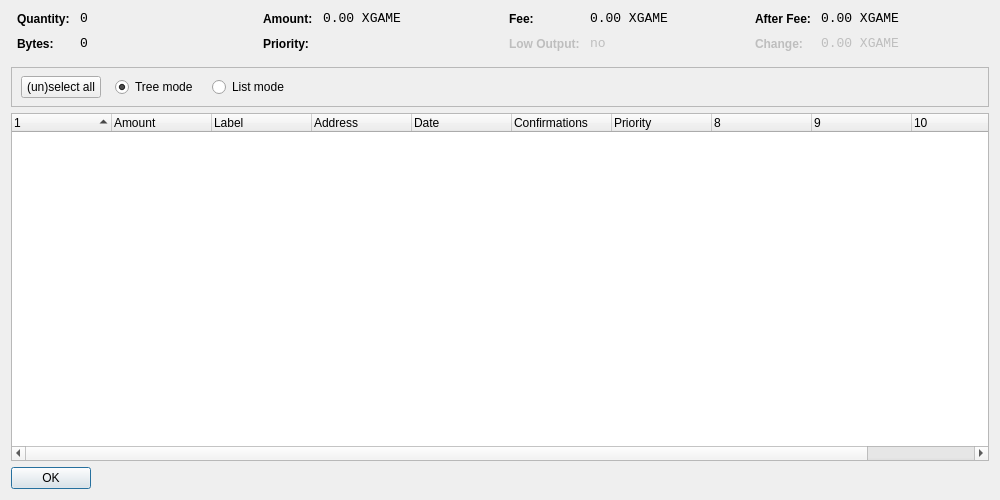
<?xml version="1.0" encoding="UTF-8"?>
<ui version="4.0">
 <class>CoinControlDialog</class>
 <widget class="QDialog" name="CoinControlDialog">
  <property name="geometry">
   <rect>
    <x>0</x>
    <y>0</y>
    <width>1000</width>
    <height>500</height>
   </rect>
  </property>
  <property name="windowTitle">
   <string>Coin Control</string>
  </property>
  <layout class="QVBoxLayout" name="verticalLayout">
   <item>
    <layout class="QHBoxLayout" name="horizontalLayoutTop" stretch="0,0,0,0">
     <property name="topMargin">
      <number>0</number>
     </property>
     <property name="bottomMargin">
      <number>10</number>
     </property>
     <item>
      <layout class="QFormLayout" name="formLayoutCoinControl1">
       <property name="horizontalSpacing">
        <number>10</number>
       </property>
       <property name="verticalSpacing">
        <number>10</number>
       </property>
       <property name="leftMargin">
        <number>6</number>
       </property>
       <property name="rightMargin">
        <number>6</number>
       </property>
       <item row="0" column="0">
        <widget class="QLabel" name="labelCoinControlQuantityText">
         <property name="styleSheet">
          <string notr="true">font-weight:bold;</string>
         </property>
         <property name="text">
          <string>Quantity:</string>
         </property>
        </widget>
       </item>
       <item row="0" column="1">
        <widget class="QLabel" name="labelCoinControlQuantity">
         <property name="font">
          <font>
           <family>Monospace</family>
           <pointsize>10</pointsize>
          </font>
         </property>
         <property name="cursor">
          <cursorShape>IBeamCursor</cursorShape>
         </property>
         <property name="contextMenuPolicy">
          <enum>Qt::ActionsContextMenu</enum>
         </property>
         <property name="text">
          <string notr="true">0</string>
         </property>
         <property name="textInteractionFlags">
          <set>Qt::LinksAccessibleByMouse|Qt::TextSelectableByKeyboard|Qt::TextSelectableByMouse</set>
         </property>
        </widget>
       </item>
       <item row="1" column="0">
        <widget class="QLabel" name="labelCoinControlBytesText">
         <property name="styleSheet">
          <string notr="true">font-weight:bold;</string>
         </property>
         <property name="text">
          <string>Bytes:</string>
         </property>
        </widget>
       </item>
       <item row="1" column="1">
        <widget class="QLabel" name="labelCoinControlBytes">
         <property name="font">
          <font>
           <family>Monospace</family>
           <pointsize>10</pointsize>
          </font>
         </property>
         <property name="cursor">
          <cursorShape>IBeamCursor</cursorShape>
         </property>
         <property name="contextMenuPolicy">
          <enum>Qt::ActionsContextMenu</enum>
         </property>
         <property name="text">
          <string notr="true">0</string>
         </property>
         <property name="textInteractionFlags">
          <set>Qt::LinksAccessibleByMouse|Qt::TextSelectableByKeyboard|Qt::TextSelectableByMouse</set>
         </property>
        </widget>
       </item>
      </layout>
     </item>
     <item>
      <layout class="QFormLayout" name="formLayoutCoinControl2">
       <property name="horizontalSpacing">
        <number>10</number>
       </property>
       <property name="verticalSpacing">
        <number>10</number>
       </property>
       <property name="leftMargin">
        <number>6</number>
       </property>
       <property name="rightMargin">
        <number>6</number>
       </property>
       <item row="0" column="0">
        <widget class="QLabel" name="labelCoinControlAmountText">
         <property name="styleSheet">
          <string notr="true">font-weight:bold;</string>
         </property>
         <property name="text">
          <string>Amount:</string>
         </property>
        </widget>
       </item>
       <item row="0" column="1">
        <widget class="QLabel" name="labelCoinControlAmount">
         <property name="font">
          <font>
           <family>Monospace</family>
           <pointsize>10</pointsize>
          </font>
         </property>
         <property name="cursor">
          <cursorShape>IBeamCursor</cursorShape>
         </property>
         <property name="contextMenuPolicy">
          <enum>Qt::ActionsContextMenu</enum>
         </property>
         <property name="text">
          <string notr="true">0.00 XGAME</string>
         </property>
         <property name="textInteractionFlags">
          <set>Qt::LinksAccessibleByMouse|Qt::TextSelectableByKeyboard|Qt::TextSelectableByMouse</set>
         </property>
        </widget>
       </item>
       <item row="1" column="0">
        <widget class="QLabel" name="labelCoinControlPriorityText">
         <property name="styleSheet">
          <string notr="true">font-weight:bold;</string>
         </property>
         <property name="text">
          <string>Priority:</string>
         </property>
        </widget>
       </item>
       <item row="1" column="1">
        <widget class="QLabel" name="labelCoinControlPriority">
         <property name="font">
          <font>
           <family>Monospace</family>
           <pointsize>10</pointsize>
          </font>
         </property>
         <property name="cursor">
          <cursorShape>IBeamCursor</cursorShape>
         </property>
         <property name="contextMenuPolicy">
          <enum>Qt::ActionsContextMenu</enum>
         </property>
         <property name="text">
          <string/>
         </property>
         <property name="textInteractionFlags">
          <set>Qt::LinksAccessibleByMouse|Qt::TextSelectableByKeyboard|Qt::TextSelectableByMouse</set>
         </property>
        </widget>
       </item>
      </layout>
     </item>
     <item>
      <layout class="QFormLayout" name="formLayoutCoinControl3">
       <property name="horizontalSpacing">
        <number>10</number>
       </property>
       <property name="verticalSpacing">
        <number>10</number>
       </property>
       <property name="leftMargin">
        <number>6</number>
       </property>
       <property name="rightMargin">
        <number>6</number>
       </property>
       <item row="0" column="0">
        <widget class="QLabel" name="labelCoinControlFeeText">
         <property name="styleSheet">
          <string notr="true">font-weight:bold;</string>
         </property>
         <property name="text">
          <string>Fee:</string>
         </property>
        </widget>
       </item>
       <item row="0" column="1">
        <widget class="QLabel" name="labelCoinControlFee">
         <property name="font">
          <font>
           <family>Monospace</family>
           <pointsize>10</pointsize>
          </font>
         </property>
         <property name="cursor">
          <cursorShape>IBeamCursor</cursorShape>
         </property>
         <property name="contextMenuPolicy">
          <enum>Qt::ActionsContextMenu</enum>
         </property>
         <property name="text">
          <string notr="true">0.00 XGAME</string>
         </property>
         <property name="textInteractionFlags">
          <set>Qt::LinksAccessibleByMouse|Qt::TextSelectableByKeyboard|Qt::TextSelectableByMouse</set>
         </property>
        </widget>
       </item>
       <item row="1" column="0">
        <widget class="QLabel" name="labelCoinControlLowOutputText">
         <property name="enabled">
          <bool>false</bool>
         </property>
         <property name="styleSheet">
          <string notr="true">font-weight:bold;</string>
         </property>
         <property name="text">
          <string>Low Output:</string>
         </property>
        </widget>
       </item>
       <item row="1" column="1">
        <widget class="QLabel" name="labelCoinControlLowOutput">
         <property name="enabled">
          <bool>false</bool>
         </property>
         <property name="font">
          <font>
           <family>Monospace</family>
           <pointsize>10</pointsize>
          </font>
         </property>
         <property name="cursor">
          <cursorShape>IBeamCursor</cursorShape>
         </property>
         <property name="contextMenuPolicy">
          <enum>Qt::ActionsContextMenu</enum>
         </property>
         <property name="text">
          <string notr="true">no</string>
         </property>
         <property name="textInteractionFlags">
          <set>Qt::LinksAccessibleByMouse|Qt::TextSelectableByKeyboard|Qt::TextSelectableByMouse</set>
         </property>
        </widget>
       </item>
      </layout>
     </item>
     <item>
      <layout class="QFormLayout" name="formLayoutCoinControl4">
       <property name="horizontalSpacing">
        <number>10</number>
       </property>
       <property name="verticalSpacing">
        <number>10</number>
       </property>
       <property name="leftMargin">
        <number>6</number>
       </property>
       <property name="rightMargin">
        <number>6</number>
       </property>
       <item row="0" column="0">
        <widget class="QLabel" name="labelCoinControlAfterFeeText">
         <property name="styleSheet">
          <string notr="true">font-weight:bold;</string>
         </property>
         <property name="text">
          <string>After Fee:</string>
         </property>
        </widget>
       </item>
       <item row="0" column="1">
        <widget class="QLabel" name="labelCoinControlAfterFee">
         <property name="font">
          <font>
           <family>Monospace</family>
           <pointsize>10</pointsize>
          </font>
         </property>
         <property name="cursor">
          <cursorShape>IBeamCursor</cursorShape>
         </property>
         <property name="contextMenuPolicy">
          <enum>Qt::ActionsContextMenu</enum>
         </property>
         <property name="text">
          <string notr="true">0.00 XGAME</string>
         </property>
         <property name="textInteractionFlags">
          <set>Qt::LinksAccessibleByMouse|Qt::TextSelectableByKeyboard|Qt::TextSelectableByMouse</set>
         </property>
        </widget>
       </item>
       <item row="1" column="0">
        <widget class="QLabel" name="labelCoinControlChangeText">
         <property name="enabled">
          <bool>false</bool>
         </property>
         <property name="styleSheet">
          <string notr="true">font-weight:bold;</string>
         </property>
         <property name="text">
          <string>Change:</string>
         </property>
        </widget>
       </item>
       <item row="1" column="1">
        <widget class="QLabel" name="labelCoinControlChange">
         <property name="enabled">
          <bool>false</bool>
         </property>
         <property name="font">
          <font>
           <family>Monospace</family>
           <pointsize>10</pointsize>
          </font>
         </property>
         <property name="cursor">
          <cursorShape>IBeamCursor</cursorShape>
         </property>
         <property name="contextMenuPolicy">
          <enum>Qt::ActionsContextMenu</enum>
         </property>
         <property name="text">
          <string notr="true">0.00 XGAME</string>
         </property>
         <property name="textInteractionFlags">
          <set>Qt::LinksAccessibleByMouse|Qt::TextSelectableByKeyboard|Qt::TextSelectableByMouse</set>
         </property>
        </widget>
       </item>
      </layout>
     </item>
    </layout>
   </item>
   <item>
    <widget class="QFrame" name="frame">
     <property name="minimumSize">
      <size>
       <width>0</width>
       <height>40</height>
      </size>
     </property>
     <property name="frameShape">
      <enum>QFrame::StyledPanel</enum>
     </property>
     <property name="frameShadow">
      <enum>QFrame::Sunken</enum>
     </property>
     <widget class="QWidget" name="horizontalLayoutWidget">
      <property name="geometry">
       <rect>
        <x>10</x>
        <y>0</y>
        <width>781</width>
        <height>41</height>
       </rect>
      </property>
      <layout class="QHBoxLayout" name="horizontalLayoutPanel" stretch="0,0,0,0,0">
       <property name="spacing">
        <number>14</number>
       </property>
       <item>
        <widget class="QPushButton" name="pushButtonSelectAll">
         <property name="sizePolicy">
          <sizepolicy hsizetype="Maximum" vsizetype="Fixed">
           <horstretch>0</horstretch>
           <verstretch>0</verstretch>
          </sizepolicy>
         </property>
         <property name="text">
          <string>(un)select all</string>
         </property>
        </widget>
       </item>
       <item>
        <widget class="QRadioButton" name="radioTreeMode">
         <property name="sizePolicy">
          <sizepolicy hsizetype="Maximum" vsizetype="Fixed">
           <horstretch>0</horstretch>
           <verstretch>0</verstretch>
          </sizepolicy>
         </property>
         <property name="text">
          <string>Tree mode</string>
         </property>
         <property name="checked">
          <bool>true</bool>
         </property>
        </widget>
       </item>
       <item>
        <widget class="QRadioButton" name="radioListMode">
         <property name="sizePolicy">
          <sizepolicy hsizetype="Maximum" vsizetype="Fixed">
           <horstretch>0</horstretch>
           <verstretch>0</verstretch>
          </sizepolicy>
         </property>
         <property name="text">
          <string>List mode</string>
         </property>
        </widget>
       </item>
       <item>
        <spacer name="horizontalSpacer">
         <property name="orientation">
          <enum>Qt::Horizontal</enum>
         </property>
         <property name="sizeHint" stdset="0">
          <size>
           <width>40</width>
           <height>20</height>
          </size>
         </property>
        </spacer>
       </item>
      </layout>
     </widget>
    </widget>
   </item>
   <item>
    <widget class="CoinControlTreeWidget" name="treeWidget">
     <property name="contextMenuPolicy">
      <enum>Qt::CustomContextMenu</enum>
     </property>
     <property name="sortingEnabled">
      <bool>false</bool>
     </property>
     <property name="columnCount">
      <number>11</number>
     </property>
     <attribute name="headerShowSortIndicator" stdset="0">
      <bool>true</bool>
     </attribute>
     <attribute name="headerStretchLastSection">
      <bool>false</bool>
     </attribute>
     <column>
      <property name="text">
       <string/>
      </property>
     </column>
     <column>
      <property name="text">
       <string>Amount</string>
      </property>
     </column>
     <column>
      <property name="text">
       <string>Label</string>
      </property>
     </column>
     <column>
      <property name="text">
       <string>Address</string>
      </property>
     </column>
     <column>
      <property name="text">
       <string>Date</string>
      </property>
     </column>
     <column>
      <property name="text">
       <string>Confirmations</string>
      </property>
      <property name="toolTip">
       <string>Confirmed</string>
      </property>
     </column>
     <column>
      <property name="text">
       <string>Priority</string>
      </property>
     </column>
     <column>
      <property name="text">
       <string/>
      </property>
     </column>
     <column>
      <property name="text">
       <string/>
      </property>
     </column>
     <column>
      <property name="text">
       <string/>
      </property>
     </column>
     <column>
      <property name="text">
       <string/>
      </property>
     </column>
    </widget>
   </item>
   <item>
    <widget class="QDialogButtonBox" name="buttonBox">
     <property name="sizePolicy">
      <sizepolicy hsizetype="Maximum" vsizetype="Fixed">
       <horstretch>0</horstretch>
       <verstretch>0</verstretch>
      </sizepolicy>
     </property>
     <property name="orientation">
      <enum>Qt::Horizontal</enum>
     </property>
     <property name="standardButtons">
      <set>QDialogButtonBox::Ok</set>
     </property>
    </widget>
   </item>
  </layout>
 </widget>
 <customwidgets>
  <customwidget>
   <class>CoinControlTreeWidget</class>
   <extends>QTreeWidget</extends>
   <header>coincontroltreewidget.h</header>
  </customwidget>
 </customwidgets>
 <resources/>
 <connections/>
</ui>
